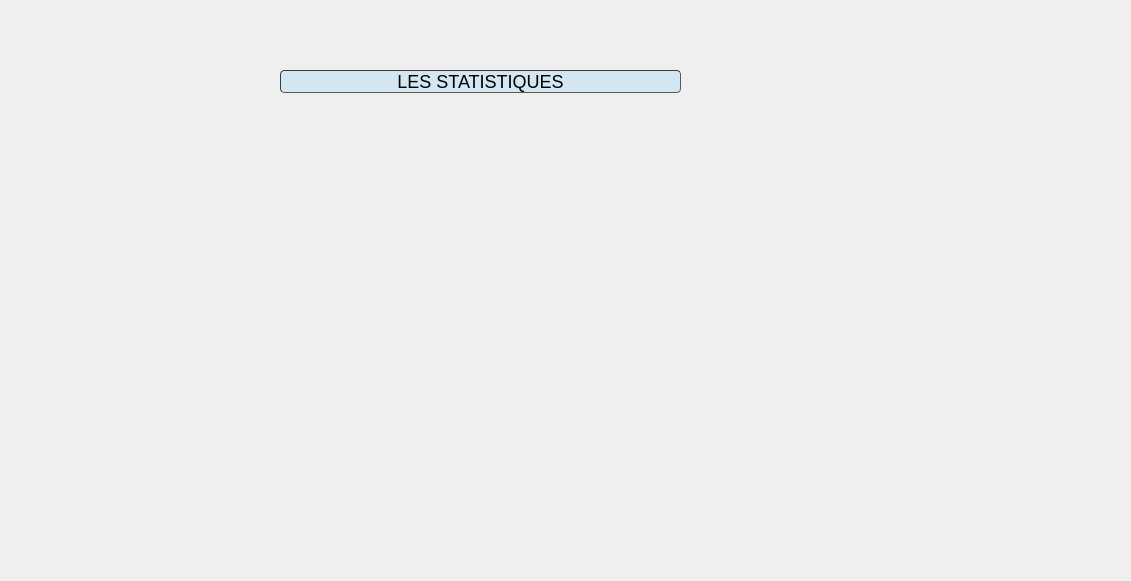
<?xml version="1.0" encoding="UTF-8"?>
<ui version="4.0">
 <class>Statistique</class>
 <widget class="QDialog" name="Statistique">
  <property name="geometry">
   <rect>
    <x>0</x>
    <y>0</y>
    <width>1131</width>
    <height>581</height>
   </rect>
  </property>
  <property name="windowTitle">
   <string>Dialog</string>
  </property>
  <widget class="QCustomPlot" name="customPlot2" native="true">
   <property name="geometry">
    <rect>
     <x>290</x>
     <y>100</y>
     <width>681</width>
     <height>331</height>
    </rect>
   </property>
  </widget>
  <widget class="QPushButton" name="pushButton_statis">
   <property name="geometry">
    <rect>
     <x>280</x>
     <y>70</y>
     <width>401</width>
     <height>23</height>
    </rect>
   </property>
   <property name="styleSheet">
    <string notr="true">border-width: 1px; border-radius: 4px;
font-size: 18px;
	border-color: rgb(58, 58, 58);
	border-style: inset;
	padding: 0 8px;
	color:  #000000 ;
	background: #d4e6f1 ;
	selection-background-color:#007b50;
	selection-color: #FFFFFF
;</string>
   </property>
   <property name="text">
    <string>LES STATISTIQUES</string>
   </property>
  </widget>
 </widget>
 <customwidgets>
  <customwidget>
   <class>QCustomPlot</class>
   <extends>QWidget</extends>
   <header>qcustomplot.h</header>
   <container>1</container>
  </customwidget>
 </customwidgets>
 <resources/>
 <connections/>
</ui>
